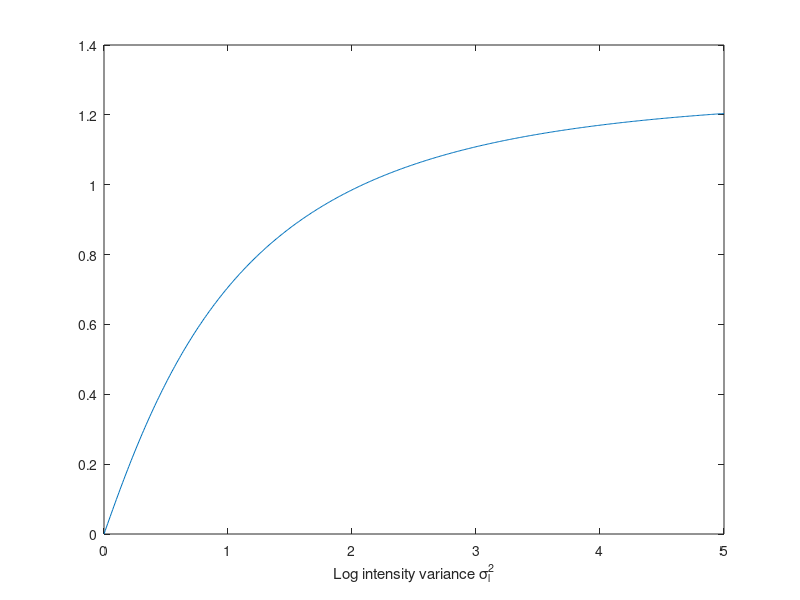

The MATLAB source for this figure:
clear
R2=0:0.01:5; %Log intensity variance (Rytov variance) 
for i=1:length(R2) 
        R=R2(i);
    A=(0.49*R)/(1+1.11*R^(6/5))^(7/6); 
    B=(0.51*R)/(1+0.69*R^(6/5))^(5/6); 
    Sci_ind(i)=exp(A+B) - 1; 
    alpha(i)=(exp(A) - 1)^-1; 
    beta(i)=(exp(B) - 1)^-1;
end
%Plot function
plot(R2,Sci_ind)
xlabel('Log intensity variance \sigma_l^2') 
%ylabel('Parameters: \alpha, \beta')
